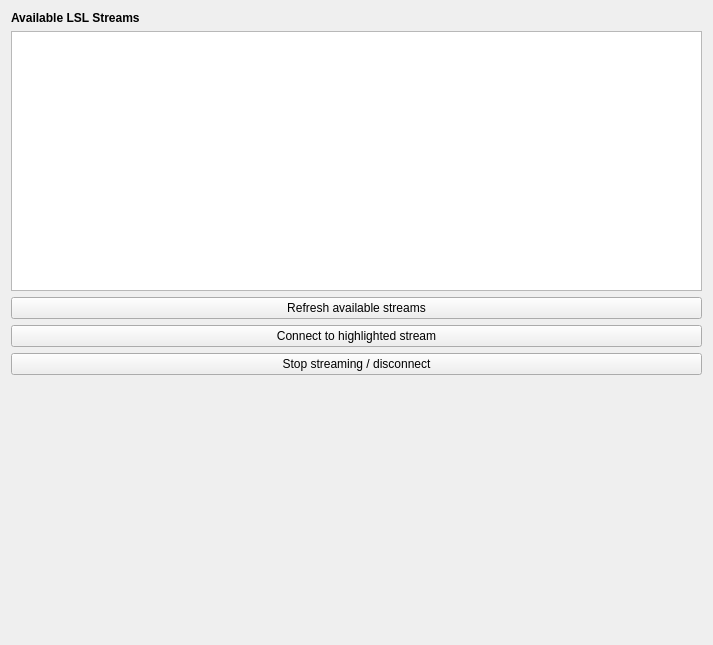
<?xml version="1.0" encoding="UTF-8"?>
<ui version="4.0">
 <class>LSLSetupWidget</class>
 <widget class="QWidget" name="LSLSetupWidget">
  <property name="geometry">
   <rect>
    <x>0</x>
    <y>0</y>
    <width>713</width>
    <height>645</height>
   </rect>
  </property>
  <property name="windowTitle">
   <string>TMSi EEG Connector Setup</string>
  </property>
  <layout class="QVBoxLayout" name="verticalLayout_2">
   <item>
    <widget class="QLabel" name="m_qLabel_Headline">
     <property name="font">
      <font>
       <weight>75</weight>
       <bold>true</bold>
      </font>
     </property>
     <property name="text">
      <string>Available LSL Streams</string>
     </property>
    </widget>
   </item>
   <item>
    <widget class="QListWidget" name="listLSLStreams"/>
   </item>
   <item>
    <widget class="QPushButton" name="refreshAvailableStreams">
     <property name="text">
      <string>Refresh available streams</string>
     </property>
    </widget>
   </item>
   <item>
    <widget class="QPushButton" name="connectToStream">
     <property name="text">
      <string>Connect to highlighted stream</string>
     </property>
    </widget>
   </item>
   <item>
    <widget class="QPushButton" name="stopStreaming">
     <property name="text">
      <string>Stop streaming / disconnect</string>
     </property>
    </widget>
   </item>
   <item>
    <spacer name="verticalSpacer">
     <property name="orientation">
      <enum>Qt::Vertical</enum>
     </property>
     <property name="sizeHint" stdset="0">
      <size>
       <width>20</width>
       <height>40</height>
      </size>
     </property>
    </spacer>
   </item>
  </layout>
 </widget>
 <layoutdefault spacing="6" margin="11"/>
 <resources/>
 <connections/>
</ui>
